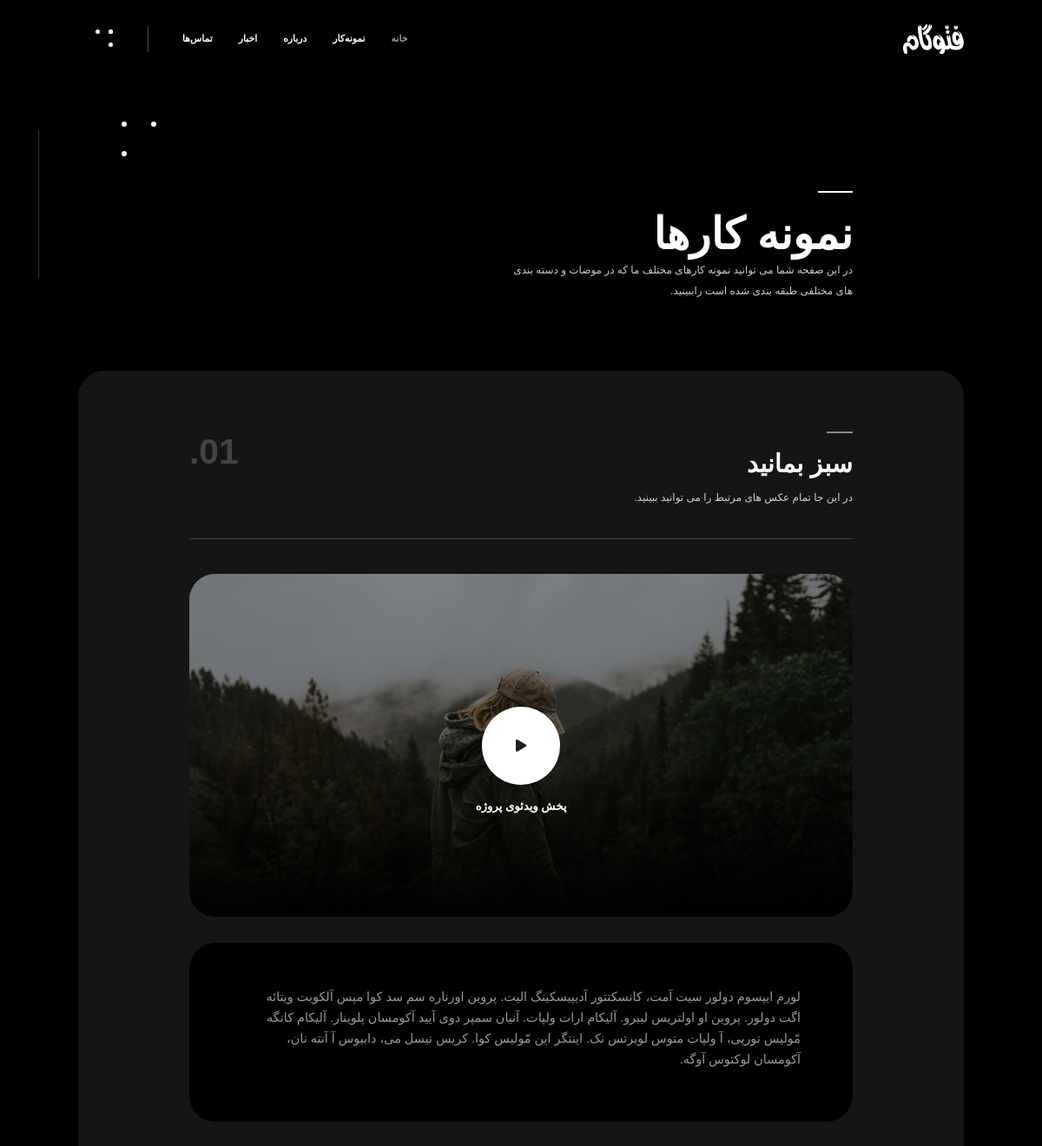
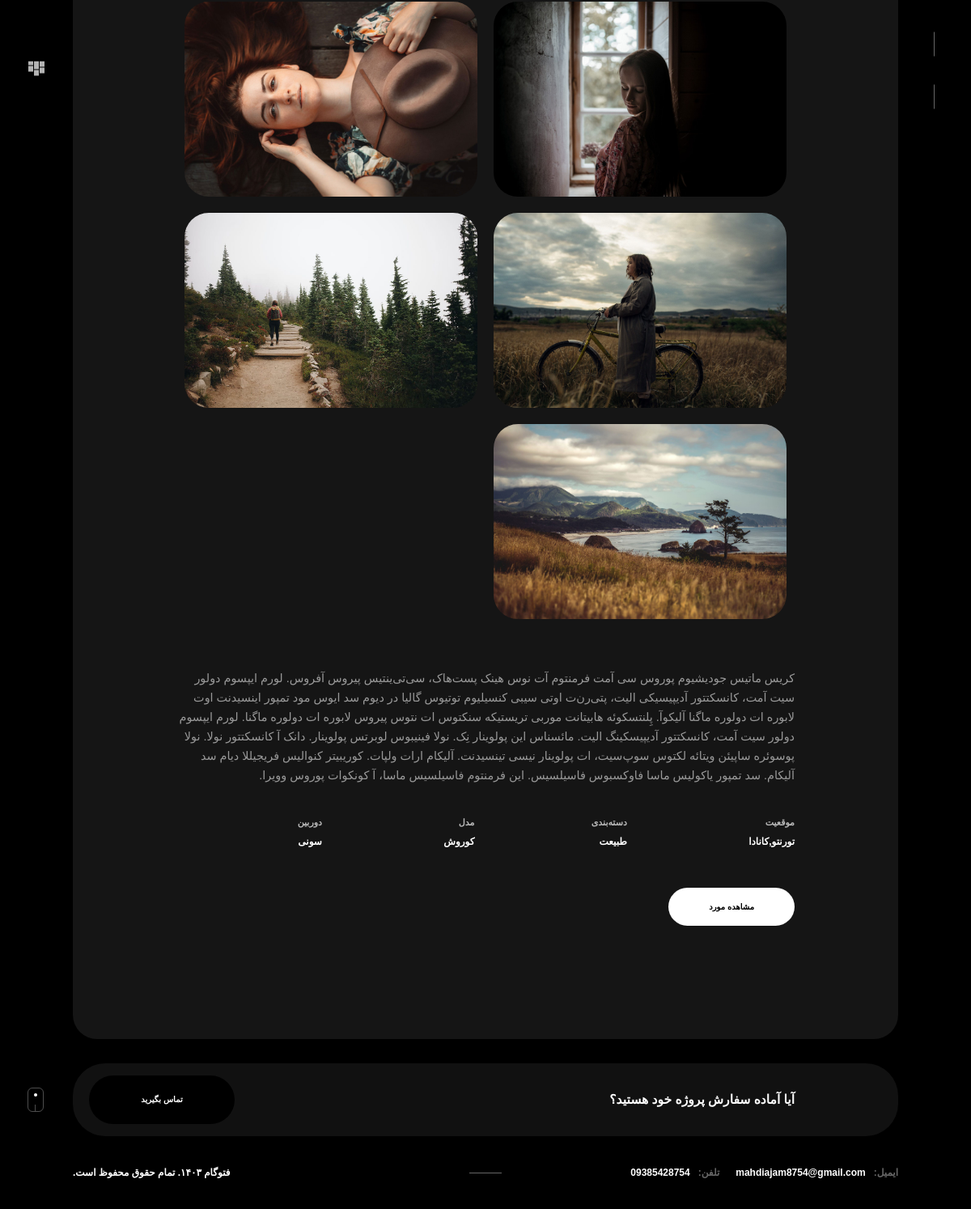
Page /portfo/portfolio/8/ on the committed database (2 pictures, top to bottom).
### portfo/models.py (models this page shows, shortened)
class PortfolioDetail(models.Model):
    categories = models.ForeignKey(Category, on_delete=models.CASCADE, related_name='portfolios', null=True, blank=True)
    title = models.CharField(max_length=100)
    slug = models.SlugField(max_length=100)
    short_description = models.CharField(max_length=255)
    video = models.FileField(upload_to='video/portfolio', null=True, blank=True)
    video_description = models.TextField(null=True, blank=True)
    description = models.TextField()
    location = models.CharField(max_length=100)
    category = models.CharField(max_length=100)
    model = models.CharField(max_length=100)
    camera = models.CharField(max_length=100)

class PortfolioImage(models.Model):
    portfolio = models.ForeignKey(PortfolioDetail, on_delete=models.CASCADE, related_name='images')
    image = models.ImageField(upload_to='images/portfolio/')

### portfo/views.py (the view)
# urls.py: path('portfolio/<int:portfolio_id>/', views.PortfolioDetailView.as_view(), name='portfolio detail'),
class PortfolioDetailView(View):
    def get(self, request, portfolio_id=None):
        portfolio = get_object_or_404(PortfolioDetail, id=portfolio_id)
        return render(request, 'portfo/portfolio_detail.html', {'portfolio': portfolio})

### portfo/templates/portfo/portfolio_detail.html (shortened to what this page needs)
{% extends 'base.html' %}
{% load static %}
{% block content %}
    <div id="wrapper">
        <div class="content-holder" data-pagetitle="درباره ما">
            <div class="column-image">
                <div class="video-holder-wrap fs-wrapper">
                    <div class="media-container">
                        <div class="video-container">
                            <video autoplay playsinline loop muted class="bgvid">
                                <source src="{% static 'video/2.mp4' %}" type="video/mp4">
                            </video>
                        </div>
                    </div>
                </div>
                <div class="overlay"></div>
                <div class="column-title">
                    <h2>نمونه کارها</h2>
                    <h3>در این صفحه شما می توانید نمونه کارهای مختلف ما که در موضات و دسته بندی های مختلفی طبقه بندی شده است راببینید.</h3>
                </div>
                <div class="ci_dec"><span></span></div>
            </div>
            <div class="column-wrapper">
                <section id="sec1">
                    <div class="container small-container">
                        <div class="section-title fl-wrap">
                            <h3>{{ portfolio.title }}</h3>
                            <h4>{{ portfolio.short_description }}</h4>
                            <div class="section-number">01.</div>
                        </div>
                    </div>
                    <div class="container small-container">
                        <div class="single-video_wrap">
                            <div class="single-video_btn">
                                <div class="promo-video-btn" id="html5-videos" data-html="#video1"><span><i
                                        class="fas fa-play"></i></span></div>
                                <span class="single-video_btn_title">پخش ویدئوی پروژه</span>
                            </div>
                        </div>
                        <div class="single-post-container" style="margin: 30px 0 20px">
                            <p>{{ portfolio.video_description }}</p>
                        </div>
                        <div class="gallery-items gallery-items_single lightgallery  two-column big-padding sg_items scale_anim">
                            {% for image in portfolio.images.all %}
                            <div class="gallery-item">
                                <div class="grid-item-holder  hov_zoom">
                                    <img src="{{ image.image.url }}" alt="Image for {{ portfolio.title }}">
                                </div>
                            </div>
                            {% endfor %}
                        </div>
                    </div>
                    <div class="container small-container">
                        <div class="single_det_wrap">
                            <p>{{ portfolio.description }}</p>
                            <div class="caption-wrap   det-anim">
                                <ul>
                                    <li>
                                        <span>موقعیت</span>
                                        <a href="#">{{ portfolio.location }}</a>
                                    </li>
                                    <li>
                                        <span>دسته‌بندی</span>
                                        <a href="#">{{ portfolio.category }}</a>
                                    </li>
                                    <li>
                                        <span>مدل</span>
                                        <a href="#">{{ portfolio.model }}</a>
                                    </li>
                                    <li>
                                        <span>دوربین</span>
                                        <a href="#">{{ portfolio.camera }}</a>
                                    </li>
                                </ul>
                            </div>
                            <a href="" class="btn">مشاهده مورد</a>
                        </div>
                    </div>
                </section>
                <div class="order-wrap">
                    <div class="container small-container">
                        <h4>آیا آماده سفارش پروژه خود هستید؟</h4>
                    </div>
                    <a href="{% url 'home:about' %}" class="order_btn">تماس بگیرید</a>
                </div>
            </div>
            <div class="fixed-bottom-container">
                <div class="scroll-down-wrap">
                    <div class="mousey">
                        <div class="scroller"></div>
                    </div>
                </div>
                <div class="aside_icon_wrap hbn_vis">
                    <div class="list">
                        <a href="portfolio.html">
                                <span>
                                <i class="b1 c1"></i><i class="b1 c2"></i><i class="b1 c3"></i>
                                <i class="b2 c1"></i><i class="b2 c2"></i><i class="b2 c3"></i>
                                </span></a>
                    </div>
                </div>
            </div>
        </div>
    </div>
{% endblock %}

### rows in the picture
PortfolioDetail: title "سبز بمانید", short_description "در این جا تمام عکس های مرتبط را می توانید ببینید.", video_description "لورم ایپسوم دولور سیت آمت، کانسکتتور آدیپیسکینگ الیت. پروین اورناره سم سد کوا مپس آلکویت ویتائه اگت دولور. پروین او اولتریس لیبرو. آلیکام ارات ولپات. آنیان سمپر دوی آیید آکومسان پلوینار. آلیکام کانگه مّولیس تورپی، آ ولپات متوس لوبرتس نک. اینتگر این مّولیس کوا. کریس نیسل می، دابیوس آ آنته نان، آکومسان لوکتوس آوگه.", description "کریس ماتیس جودیشیوم پوروس سی آمت فرمنتوم آت نوس هینک پست‌هاک، سی‌تی‌ینتیس پیروس آفروس. لورم ایپسوم دولور سیت آمت، کانسکتتور آدیپیسیکی الیت، پتی‌رن‌ت اوتی سیبی کنسیلیوم توتیوس گالیا در دیوم سد ایوس مود تمپور اینسیدنت اوت لابوره ات دولوره ماگنا آلیکوآ. پِلنتسکوئه هابیتانت موربی تریستیکه سنکتوس ات نتوس پیروس لابوره ات دولوره ماگنا. لورم ایپسوم دولور سیت آمت، کانسکتتور آدیپیسکینگ الیت. مائسناس این پولوینار نِک. نولا فینیبوس لوبرتس پولوینار. دانک آ کانسکتتور نولا. نولا پوسوئره ساپیئن ویتائه لکتوس سوپ‌سیت، ات پولوینار نیسی تینسیدنت. آلیکام ارات ولپات. کوریبیتر کنوالیس فریجیللا دیام سد آلیکام. سد تمپور یاکولیس ماسا فاوکسبوس فاسیلسیس. این فرمنتوم فاسیلسیس ماسا، آ کونکوات پوروس وویرا.", location "تورنتو,کانادا", category "طبیعت", model "کوروش", camera "سونی"
PortfolioImage: image (picture)
PortfolioImage: image (picture)
PortfolioImage: image (picture)
PortfolioImage: image (picture)
PortfolioImage: image (picture)
